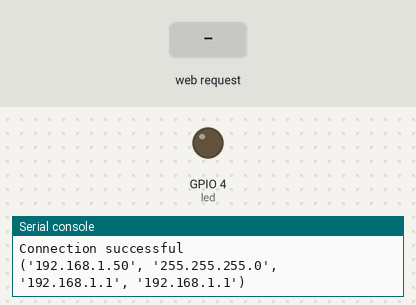
Simulated run of this program. Board: ESP32 board running MicroPython. Shown: output pins drawn as LEDs (lit = HIGH), the last lines printed to the serial console. The test bench sets the inputs (shaded band). WiFi joins after 1.5 s.

Above: at 2.7 s.
2.8 s: HTTP request GET /?led=on received
At 4.0 s:
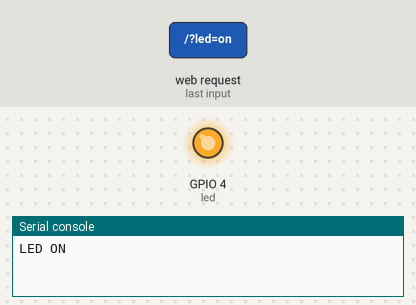
4.3 s: HTTP request GET /?led=off received
At 5.2 s:
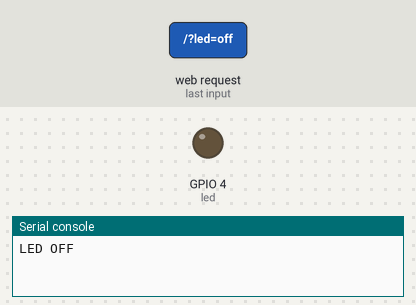
Timing chart, 0 to 7.3 s (numbered marks = the images above; inputs shaded):
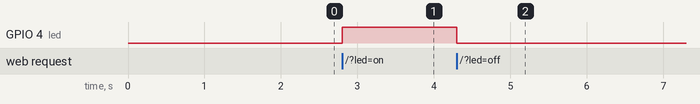

The program:

main.py
```python
"""
Subrata Sarker <picklumithu@yahoo.com>
Date: 26.04.2022
Inspired from => https://RandomNerdTutorials.com
"""
def web_page():
  if led.value():
    gpio_state=""" class="red">ON"""
  else:
    gpio_state=""" class="green">OFF"""

  return html.replace("{{>gpio_state}}", gpio_state)

soc = socket.socket(socket.AF_INET, socket.SOCK_STREAM)
soc.bind(('', 80))
soc.listen(5)

while True:
  conn, addr = soc.accept()
  print('Got a connection from %s'% addr[0])
  request = conn.recv(1024)
  request = str(request)
  print('Content = %s' % request)
  led_on = request.find('/?led=on')
  led_off = request.find('/?led=off')
  if led_on == 6 and not led.value():
    print('LED ON')
    led.value(1)
  if led_off == 6 and led.value():
    print('LED OFF')
    led.value(0)
  page = web_page()
  conn.send('HTTP/1.1 200 OK\n')
  conn.send('Content-Type: text/html\n')
  conn.send('Connection: close\n\n')
  conn.sendall(page)
  conn.close()
```

credentials.py
```python
"""
Subrata Sarker <picklumithu@yahoo.com>
Date: 26.04.2022
Inspired from => https://RandomNerdTutorials.com
"""
ssid="name of your wifi network"
password="password of your wifi network"
```

boot.py
```python
"""
Subrata Sarker <picklumithu@yahoo.com>
Date: 26.04.2022
Inspired from => https://RandomNerdTutorials.com
"""
try:
  import usocket as socket
except:
  import socket

from machine import Pin
import network
import esp
import credentials as creds


esp.osdebug(None)

import gc
gc.collect()

station = network.WLAN(network.STA_IF)
station.active(True)
station.connect(creds.ssid, creds.password)

while not station.isconnected():
  pass

print('Connection successful')
print(station.ifconfig())

led = Pin(4, Pin.OUT)

with open("template.html") as f:
  html = f.read()
html = html or "The html file was not found!"
```

Measured:
- after the input at 2.8 s, GPIO 4 (led): LOW → HIGH at once
- after the input at 4.3 s, GPIO 4 (led): HIGH → LOW at once
